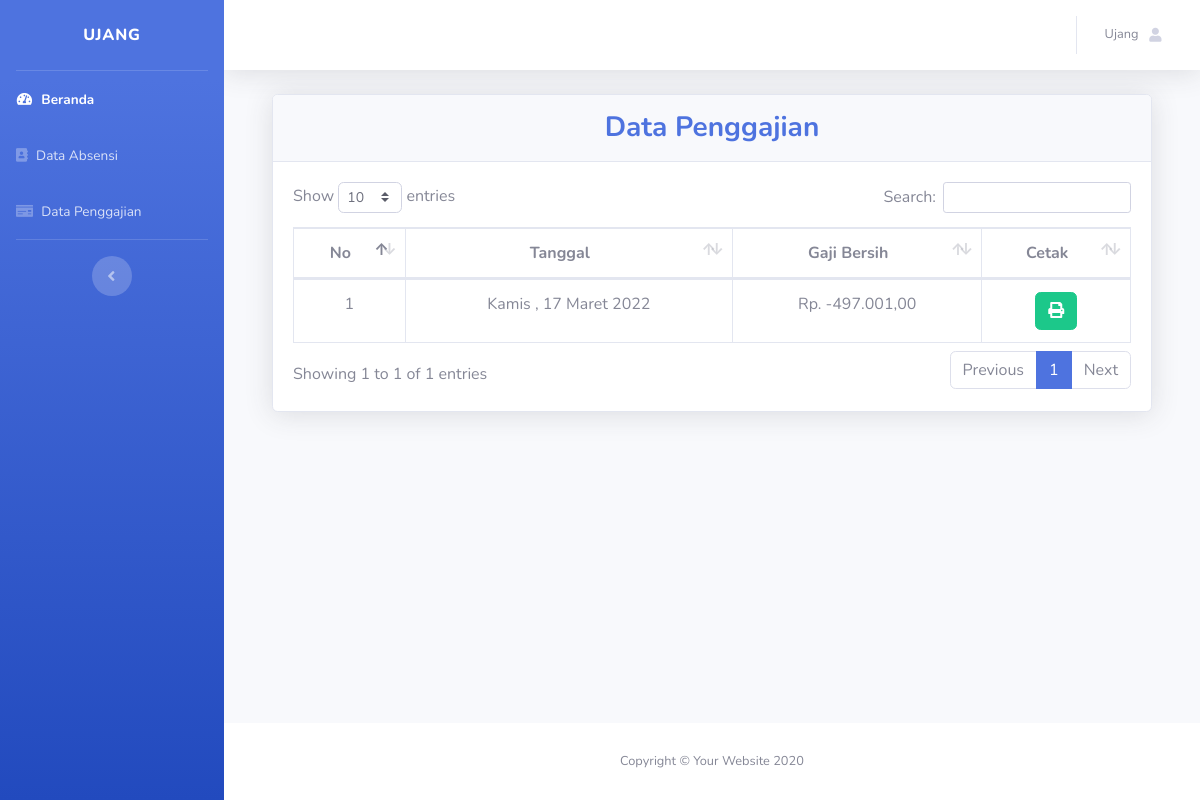
The page /karyawan/index.php?page=gaji (signed in) on the database its author committed.
### tables this page shows
CREATE TABLE `tb_karyawan` (
  `id_karyawan` int(11) NOT NULL,
  `kode_karyawan` varchar(11) NOT NULL,
  `nama_karyawan` varchar(25) NOT NULL,
  `id_jabatan` int(11) NOT NULL,
  `username` varchar(25) NOT NULL,
  `password` varchar(255) NOT NULL,
  `status_karyawan` varchar(15) NOT NULL,
  `foto` varchar(255) NOT NULL
);

CREATE TABLE `tb_gaji` (
  `id_gaji` int(11) NOT NULL,
  `tgl_gaji` date NOT NULL,
  `id_karyawan` int(11) NOT NULL,
  `potongan` int(11) NOT NULL,
  `gapok` int(11) NOT NULL,
  `tunjangan` int(11) NOT NULL,
  `bonus` int(11) NOT NULL,
  `total_jam_lembur` int(11) NOT NULL,
  `jumlah_upah_lembur` int(11) NOT NULL,
  `total_gaji` int(11) NOT NULL
);

### config/date_indo.php (called while the page is built)
<?php
	function tgl_indo($tanggal){
	$bulan = array (
		1 =>   'Januari',
		'Februari',
		'Maret',
		'April',
		'Mei',
		'Juni',
		'Juli',
		'Agustus',
		'September',
		'Oktober',
		'November',
		'Desember'
	);
	$day = date('D', strtotime($tanggal));
	$dayList = array(
	    'Sun' => 'Minggu',
	    'Mon' => 'Senin',
	    'Tue' => 'Selasa',
	    'Wed' => 'Rabu',
	    'Thu' => 'Kamis',
	    'Fri' => 'Jumat',
	    'Sat' => 'Sabtu'
	);
	$pecahkan = explode('-', $tanggal);
	return $dayList[$day].' , '.$pecahkan[2] . ' ' . $bulan[ (int)$pecahkan[1] ] . ' ' . $pecahkan[0];
	}
 ?>

### config/rupiah.php (called while the page is built)
<?php
function rupiah($angka)
{
	$hasil_rupiah = "Rp. " . number_format($angka, 2, ',', '.');
	return $hasil_rupiah;
}

### karyawan/index.php (the view, shortened to what this page needs)
<?php
include '../config/koneksi.php';
include '../config/rupiah.php';
include '../config/date_indo.php';
if (@$_SESSION['Karyawan']) {
?>
    <?php
    if (@$_SESSION['Karyawan']) {
        $sesi = @$_SESSION['Karyawan'];
    }
    $sql = mysqli_query($koneksi, "SELECT * FROM tb_karyawan WHERE id_karyawan = '$sesi'") or die(mysqli_error($koneksi));
    $data = mysqli_fetch_array($sql);
    ?>
    <!DOCTYPE html>
    <html lang="en">
    <head>
        <link href="../assets/vendor/fontawesome-free/css/all.min.css" rel="stylesheet" type="text/css">
        <link href="../assets/css/sb-admin-2.min.css" rel="stylesheet">
        <link href="../assets/vendor/datatables/dataTables.bootstrap4.min.css" rel="stylesheet">
    </head>
    <body id="page-top">
        <div id="wrapper">
            <ul class="navbar-nav bg-gradient-primary sidebar sidebar-dark accordion" id="accordionSidebar">
                <a class="sidebar-brand d-flex align-items-center justify-content-center" href="index.php">
                    <?= $data['nama_karyawan']; ?>
                </a>
                <hr class="sidebar-divider my-0">
                <li class="nav-item active">
                    <a class="nav-link" href="index.php">
                        <i class="fas fa-fw fa-tachometer-alt"></i>
                        <span>Beranda</span></a>
                </li>
                <li class="nav-item">
                    <a class="nav-link" href="?page=absen">
                        <i class="fas fa-address-book"></i>
                        <span>Data Absensi</span></a>
                </li>
                <li class="nav-item">
                    <a class="nav-link" href="?page=gaji">
                        <i class="fas fa-money-check"></i>
                        <span>Data Penggajian</span></a>
                </li>
                <hr class="sidebar-divider d-none d-md-block">
                <div class="text-center d-none d-md-inline">
                    <button class="rounded-circle border-0" id="sidebarToggle"></button>
                </div>
            </ul>
            <div id="content-wrapper" class="d-flex flex-column">
                <div id="content">
                    <nav class="navbar navbar-expand navbar-light bg-white topbar mb-4 static-top shadow">
                        <ul class="navbar-nav ml-auto">
                            <li class="nav-item dropdown no-arrow">
                                <a class="nav-link dropdown-toggle" href="#" id="userDropdown" role="button" data-toggle="dropdown" aria-haspopup="true" aria-expanded="false">
                                    <span class="mr-2 d-none d-lg-inline text-gray-600 small">
                                        <?= $data['nama_karyawan']; ?>
                                    </span>
                                    <i class="fas fa-user fa-sm fa-fw mr-2 text-gray-400"></i>
                                </a>
                            </li>
                        </ul>
                    </nav>
                    <div class="container-fluid">
                        <?php
                        $page = @$_GET['page'];
                        $act = @$_GET['act'];
                        if ($page == 'karyawan') {
                            if ($act == '') {
                                include 'modul/karyawan/data_karyawan.php';
                            } elseif ($act == 'add') {
                                include 'modul/karyawan/add_karyawan.php';
                            } elseif ($act == 'edit') {
                                include 'modul/karyawan/edit_karyawan.php';
                            } elseif ($act == 'detail') {
                                include 'modul/karyawan/detail_karyawan.php';
                            } elseif ($act == 'del') {
                                include 'modul/karyawan/del_karyawan.php';
                            }
                        } elseif ($page == 'gaji') {
                            if ($act == '') {
                                include 'modul/gaji/data_gaji.php';
                            } elseif ($act == 'add') {
                                include 'modul/gaji/add_gaji.php';
                            } elseif ($act == 'edit') {
                                include 'modul/gaji/edit_gaji.php';
                            } elseif ($act == 'del') {
                                include 'modul/gaji/del_gaji.php';
                            } elseif ($act == 'detail') {
                                include 'modul/gaji/detail_gaji.php';
                            } elseif ($act == 'hitung') {
                                include 'modul/gaji/hitung_gaji.php';
                            }
                        } elseif ($page == 'profil') {
                            if ($act == '') {
                                include 'modul/profil/data_profil.php';
                            }
                        } elseif ($page == '') {
                            include 'home.php';
                        } else {
                            echo "<b>4014!</b> Tidak ada halaman !";
                        }
                        ?>
                    </div>
                </div>
                <footer class="sticky-footer bg-white">
                    <div class="container my-auto">
                        <div class="copyright text-center my-auto">
                            <span>Copyright &copy; Your Website 2020</span>
                        </div>
                    </div>
                </footer>
            </div>
        </div>
    <?php } else {
    include 'modul/500.html';
}
    ?>
    </body>
    </html>

### karyawan/modul/gaji/data_gaji.php (shortened to what this page needs)
<div class="container">
    <div class="card shadow mb-4">
        <div class="card-header py-3">
            <div class="text-center h3 m-0 font-weight-bold text-primary">Data Penggajian</div>
        </div>
        <div class="card-body">
            <div class="table-responsive">
                <table class="table table-bordered text-center" id="dataTable" width="100%" cellspacing="0">
                    <thead>
                        <tr>
                            <th>No</th>
                            <th>Tanggal</th>
                            <th>Gaji Bersih</th>
                            <th>Cetak</th>
                        </tr>
                    </thead>
                    <tbody>
                        <?php
                        $no = 1;
                        $data = mysqli_query($koneksi, "SELECT * FROM tb_gaji WHERE id_karyawan = '$sesi'");
                        while ($d = mysqli_fetch_array($data)) {
                        ?>
                        <tr>
                            <td><?= $no++; ?></td>
                            <td><?= tgl_indo(date('Y-m-d', strtotime(($d['tgl_gaji'])))); ?></td>
                            <td>
                                <?php
                                    $gaber = $d['gapok'] + $d['tunjangan'] + $d['bonus'] -
                                        $d['potongan'];
                                    echo rupiah($gaber);
                                    ?>
                            </td>
                            <td>
                                <a href="modul/gaji/cetak_gaji.php?gaji=<?= $_GET['gaji']; ?>&id=<?= $d['id_gaji'] ?>"
                                    target="_blank" class="btn btn-success text-white text-right"><i
                                        class="fa fa-print text-white"></i> </a>
                            </td>
                            <?php
                            }
                            ?>
                        </tr>
                    </tbody>
                </table>
            </div>
        </div>
    </div>
</div>

### rows shown on the page
tb_karyawan: nama_karyawan "UJANG", nama_karyawan "Ujang"
tb_gaji: tgl_gaji "Kamis , 17 Maret 2022", rupiah($gaber) "Rp. -497.001,00"
